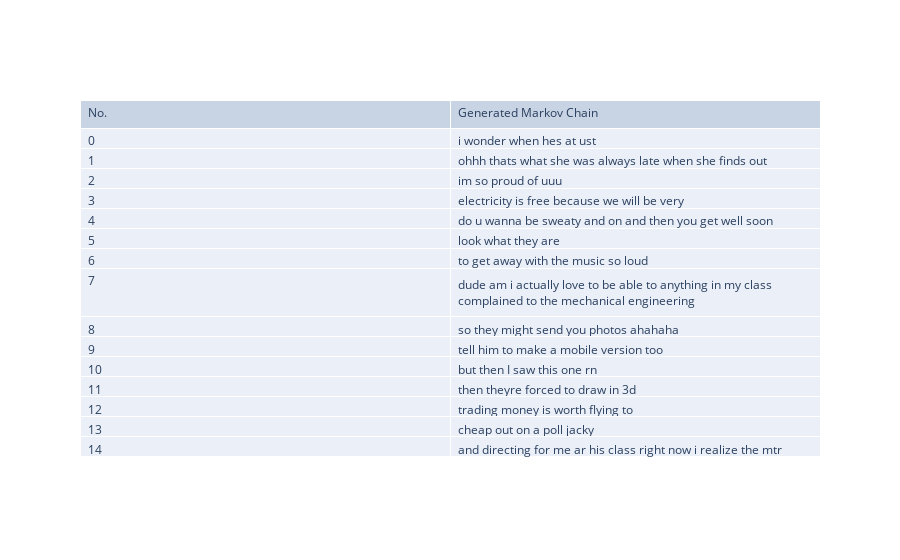

Notebook code cell kept with this figure:
### Code cell
fig2 = go.Figure(data=[go.Table(header=dict(align='left',values=['No.', 'Generated Markov Chain']),cells=dict( align='left',values=[list(range(15)), markov_array]))])
fig2.show()

### Figure 1 — Plotly figure (JSON) as saved in the notebook; plotly's stock layout.template omitted (floating-point values rounded to 4 significant figures)
{"data": [{"cells": {"align": "left", "values": [[0, 1, 2, 3, 4, 5, 6, 7, 8, 9, 10, 11, 12, 13, 14], ["i wonder when hes at ust", "ohhh thats what she was always late when she finds out", "im so proud of uuu", "electricity is free because we will be very", "do u wanna be sweaty and on and then you get well soon", "look what they are", "to get away with the music so loud", "dude am i actually love to be able to anything in my class complained to the mechanical engineering", "so they might send you photos ahahaha", "tell him to make a mobile version too", "but then I saw this one rn", "then theyre forced to draw in 3d", "trading money is worth flying to", "cheap out on a poll jacky", "and directing for me ar his class right now i realize the mtr"]]}, "header": {"align": "left", "values": ["No.", "Generated Markov Chain"]}, "type": "table"}], "layout": {}}
